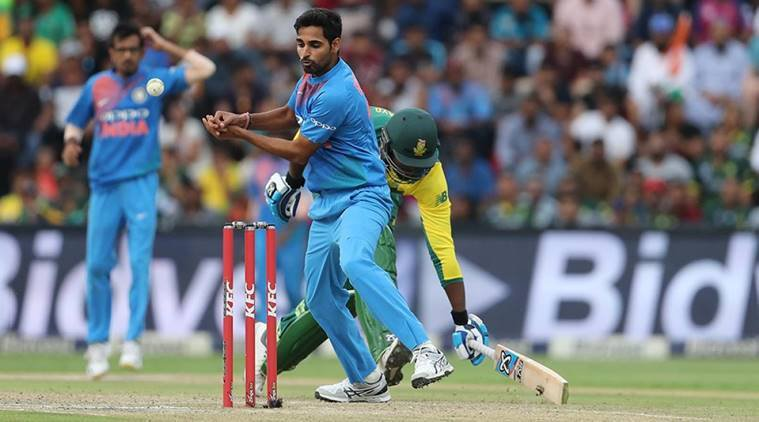
#> input picture Rawdata/bhuvneshwar_kumar/0061d197a2.jpg, 759 x 422 px, given in place of the camera
$ python Dataset_Generator.py
#> lines starting #> are read from the running program, lines starting #| are printed output that depends on the picture
import cv2
import os
haar_file = 'haarcascade_frontalface_default.xml'
#create
datasets = 'datasets'
sub_data = 'keshav'

path = os.path.join(datasets, sub_data)
if not os.path.isdir(path):
    os.mkdir(path)
(width, height) = (130, 100)

face_cascade = cv2.CascadeClassifier(haar_file)
cam = cv2.VideoCapture(0)
count = 1
while count < 51:
    print(count)
    (_, im) = cam.read()
#> im is the input picture: shape (422, 759, 3); mean B, G, R 125.8, 121.2, 113.9
    gray = cv2.cvtColor(im, cv2.COLOR_BGR2GRAY)
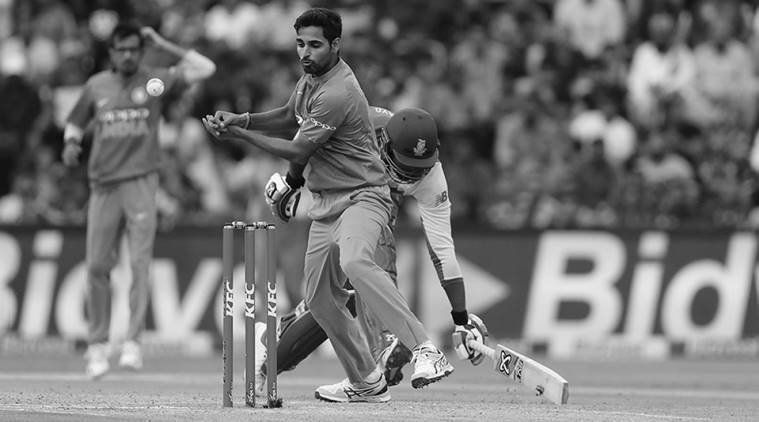
#> gray: shape (422, 759); min 0, max 255, mean 119.5
    faces = face_cascade.detectMultiScale(gray, 1.3, 4)
#> faces = ()
    for (x, y, w, h) in faces:
        cv2.rectangle(im, (x, y), (x+w, y+h), (255, 0, 0), 2)
        faceOnly = gray[y:y+h, x:x+w]
        resizeImg = cv2.resize(faceOnly, (width, height))
        cv2.imwrite("%s/%s.jpg" % (path,  count), faceOnly)
        count = count + 1
#> this loop made 0 passes
#> after the loop, count = 1
    cv2.imshow("FaceDetection", im)
    key = cv2.waitKey(10)
#> (key Esc is pressed here)
    if key == 27:
        break
print("image captured successfull")
cam.release()

$ run again, on Rawdata/bhuvneshwar_kumar/1678a74ac1.jpg
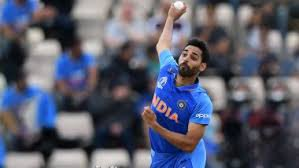
#> input picture Rawdata/bhuvneshwar_kumar/1678a74ac1.jpg, 299 x 168 px, given in place of the camera
#> im is the input picture: shape (168, 299, 3); mean B, G, R 108.4, 91.8, 89.6
#> `gray = cv2.cvtColor(im, cv2.COLOR_BGR2GRAY)`:
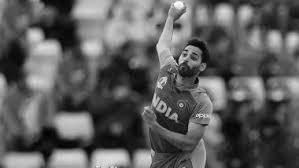
#> gray: shape (168, 299); min 0, max 254, mean 93
#> faces = ()
#> after the loop `for (x, y, w, h) in faces:`: count = 1
